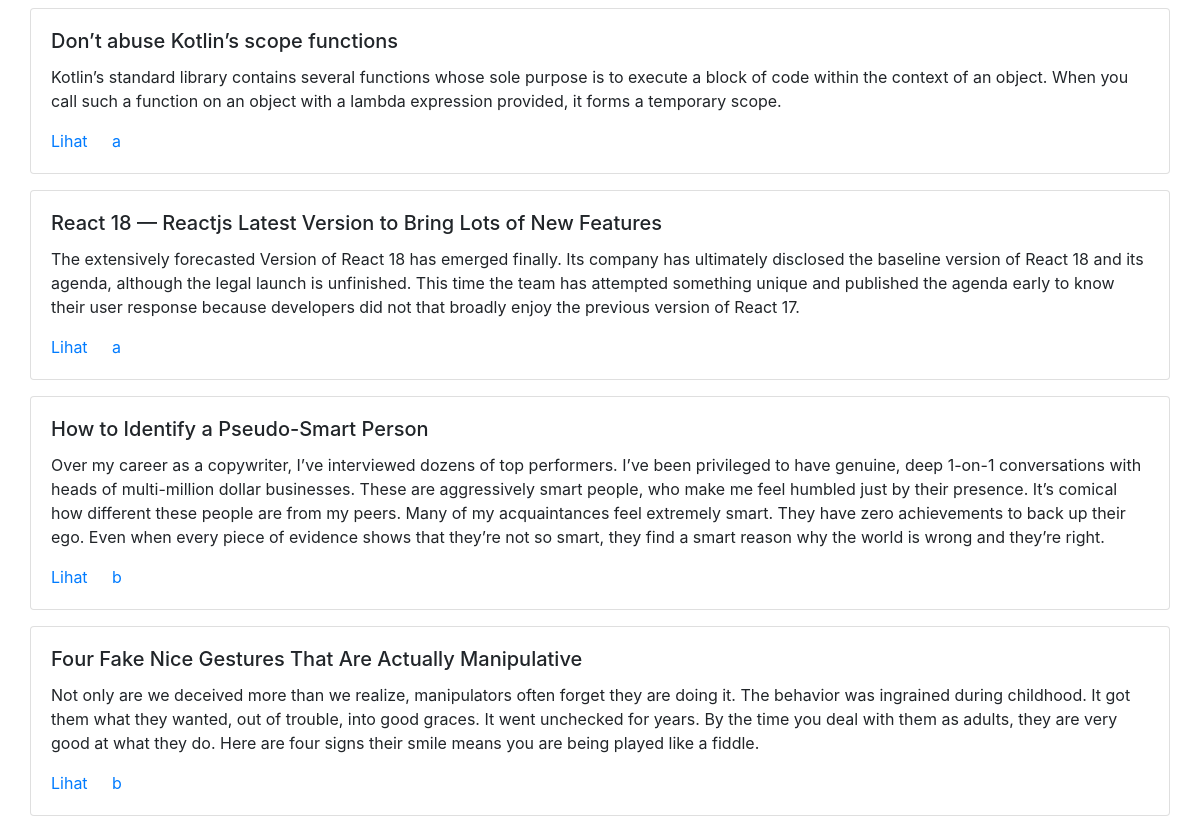
The page / on the database its author committed.
### tables this page shows
CREATE TABLE `post` (
  `id_post` int(11) NOT NULL,
  `judul` varchar(120) NOT NULL,
  `post` text NOT NULL,
  `user_id` int(11) NOT NULL
);

CREATE TABLE `user` (
  `id_user` int(11) NOT NULL,
  `nama` varchar(120) NOT NULL,
  `pass` varchar(120) NOT NULL
);

### index.php (the view, shortened to what this page needs)
<!doctype html>
<html lang="en">
  <head>
    <link rel="stylesheet" href="https://maxcdn.bootstrapcdn.com/bootstrap/4.0.0/css/bootstrap.min.css">
  </head>
  <body>
    <div class="container">
        <div class="row d-flex justify-content-center">
            <?php
            include "db/koneksi.php";
            $show = mysqli_query($koneksi, "SELECT id_post, judul, post, id_user, nama FROM post LEFT JOIN user ON post.user_id = user.id_user");
            while ($a = mysqli_fetch_array($show)) {
            ?>
            <div class="card my-md-2">
                <div class="card-body">
                    <h5 class="card-title"><?php echo $a['judul'] ?></h5>
                    <p class="card-text"><?php echo $a['post'] ?></p>
                    <a href="detail.php?id=<?php echo $a['id_post'] ?>" class="card-link">Lihat</a>
                    <a href="" class="card-link"><?php echo $a['nama'] ?></a>
                </div>
            </div>
            <?php
            }
            ?>
        </div>
    </div>
  </body>
</html>

### rows shown on the page
post: judul "Don’t abuse Kotlin’s scope functions", post "Kotlin’s standard library contains several functions whose sole purpose is to execute a block of code within the context of an object. When you call such a function on an object with a lambda expression provided, it forms a temporary scope.", user.nama "a"
post: judul "React 18 — Reactjs Latest Version to Bring Lots of New Features", post "The extensively forecasted Version of React 18 has emerged finally. Its company has ultimately disclosed the baseline version of React 18 and its agenda, although the legal launch is unfinished. This time the team has attempted something unique and published the agenda early to know their user response because developers did not that broadly enjoy the previous version of React 17.", user.nama "a"
post: judul "How to Identify a Pseudo-Smart Person", post "Over my career as a copywriter, I’ve interviewed dozens of top performers. I’ve been privileged to have genuine, deep 1-on-1 conversations with heads of multi-million dollar businesses. These are aggressively smart people, who make me feel humbled just by their presence. It’s comical how different these people are from my peers. Many of my acquaintances feel extremely smart. They have zero achievements to back up their ego. Even when every piece of evidence shows that they’re not so smart, they find a smart reason why the world is wrong and they’re right.", user.nama "b"
post: judul "Four Fake Nice Gestures That Are Actually Manipulative", post "Not only are we deceived more than we realize, manipulators often forget they are doing it. The behavior was ingrained during childhood. It got them what they wanted, out of trouble, into good graces. It went unchecked for years. By the time you deal with them as adults, they are very good at what they do. Here are four signs their smile means you are being played like a fiddle.", user.nama "b"
